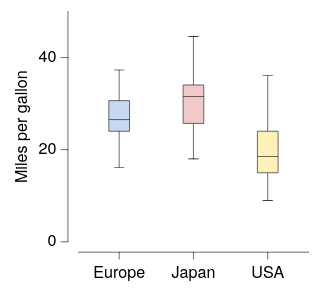

Express this chart as Vega-Lite.
### Vega-Lite specification from a JSON file in a GitHub repository (floating-point values rounded to 4 significant figures; data arrays with more than 128 entries replaced by an {"elided": "..."} marker saying what was removed)
{"background": null, "config": {"arc": {"fill": "#DBDBDB", "fillOpacity": 1.0, "innerRadius": 25.0, "padAngle": 0.03, "stroke": "black", "strokeOpacity": 1, "strokeWidth": 0.25}, "area": {"fill": "#DBDBDB", "fillOpacity": 1.0, "stroke": "black", "strokeOpacity": 1, "strokeWidth": 0.25}, "axis": {"domain": true, "domainCap": "round", "domainColor": "black", "domainWidth": 0.25, "grid": false, "gridCap": "round", "gridColor": "#F1F1F1", "gridDash": [0, 0], "gridOpacity": 1.0, "gridWidth": 0.25, "labelColor": "black", "labelFont": "HelveticaNeue", "labelFontSize": 7, "labelFontStyle": "normal", "labelFontWeight": 400, "offset": 4.5, "ticks": true, "tickCap": "round", "tickColor": "black", "tickRound": false, "tickSize": 3, "tickWidth": 0.25, "titleColor": "black", "titleFont": "HelveticaNeue", "titleFontSize": 7, "titleFontStyle": "normal", "titleFontWeight": 400}, "axisX": {"domain": true, "labelAlign": "center", "labelAngle": 0, "labels": true, "ticks": true, "translate": 0}, "axisY": {"domain": true, "labelAlign": "right", "labelAngle": 0, "labels": true, "ticks": true, "translate": 0}, "axisRight": {"domain": true, "labelAlign": "left", "labelAngle": 0, "labels": true, "ticks": true, "translate": 0}, "axisTop": {"domain": true, "labelAlign": "center", "labelAngle": 0, "labels": true, "ticks": true, "translate": 0}, "axisBand": {"tickOffset": 0}, "bar": {"fill": "#DBDBDB", "fillOpacity": 1.0, "stroke": "black", "strokeOpacity": 1, "strokeWidth": 0.25}, "boxplot": {"size": 9.0, "ticks": {"cornerRadius": 0.25, "fill": "black", "size": 4.5, "thickness": 0.25}, "box": {"fillOpacity": 1.0, "stroke": "black", "strokeOpacity": 1, "strokeWidth": 0.25}, "median": {"fill": "black", "fillOpacity": 1.0, "size": 9.0, "thickness": 0.25}, "rule": {"fill": "black", "fillOpacity": 1.0, "size": 10.0, "stroke": "black", "strokeDash": [0, 0], "strokeOpacity": 1, "strokeWidth": 0.25}, "outliers": {"color": "black", "fill": "black", "fillOpacity": 1.0, "size": 0, "stroke": "black", "strokeOpacity": 1, "strokeWidth": 0.25}}, "circle": {"fill": "black", "fillOpacity": 1.0, "size": 0.5, "stroke": null, "strokeOpacity": 1, "strokeWidth": 0.25}, "errorband": {"band": {"fillOpacity": 0.6, "stroke": null, "strokeWidth": 0.25, "strokeOpacity": 1}, "borders": {"opacity": 0, "strokeOpacity": 0.25, "strokeWidth": 1}}, "errorbar": {"opacity": 1, "rule": {"strokeDash": [0, 0], "strokeWidth": 0.5}, "ticks": {"color": "black", "cornerRadius": 0.25, "opacity": 1, "size": 6.0, "thickness": 0.5}, "thickness": 0.5}, "font": "HelveticaNeue", "geoshape": {"fill": "#DBDBDB", "fillOpacity": 1.0, "stroke": "black", "strokeOpacity": 1, "strokeWidth": 0.25}, "header": {"labelColor": "black", "labelFont": "HelveticaNeue", "labelFontSize": 7, "labelFontStyle": "normal", "labelFontWeight": 400, "titleColor": "black", "titleFont": "HelveticaNeue", "titleFontSize": 7, "titleFontStyle": "normal", "titleFontWeight": 400, "titlePadding": 0}, "legend": {"disable": false, "offset": 4.5, "gradientLength": 50.0, "gradientThickness": 5.0, "gradientOpacity": 1.0, "gradientStrokeColor": "black", "gradientStrokeWidth": 0.25, "labelColor": "black", "labelFont": "HelveticaNeue", "labelFontSize": 7, "labelFontStyle": "normal", "labelFontWeight": 400, "strokeColor": "black", "strokeWidth": 0, "symbolSize": 42, "symbolStrokeColor": "black", "symbolStrokeWidth": 0.25, "titleColor": "black", "titleFont": "HelveticaNeue", "titleFontSize": 7, "titleFontStyle": "normal", "titleFontWeight": 400}, "line": {"color": "black", "stroke": "black", "strokeCap": "round", "strokeDash": [0, 0], "strokeOpacity": 1, "strokeWidth": 0.375}, "point": {"filled": true, "fill": "#DBDBDB", "fillOpacity": 1.0, "size": 5.0, "stroke": "black", "strokeOpacity": 1, "strokeWidth": 0.25}, "range": {"category": ["#C6D9F1", "#F1C9CB", "#FEF0B9", "#CEE37A", "#7AA8E0", "#E589A3", "#FDDD5D", "#68B961", "#4177B1", "#C35082", "#E5C227", "#438156"], "diverging": {"scheme": ["#C35082", "#CE6D94", "#D989A7", "#E2A4BA", "#EABFCE", "#F1DBE2", "#F6F6F6", "#D7E0EB", "#B9CBE0", "#9BB6D5", "#7DA1C9", "#5F8CBD", "#4177B1"]}, "heatmap": {"scheme": ["#DFE9F7", "#C6D9F1", "#ADC8EC", "#94B8E6", "#7AA8E0", "#6097DA", "#4D87CA", "#4177B1", "#386898", "#2F597F", "#264A69", "#1D3A58"]}, "ordinal": {"scheme": ["#F1F1F1", "#DBDBDB", "#C6C6C6", "#B2B2B2", "#9D9D9D", "#898989", "#767676", "#636363", "#515151", "#404040", "#2F2F2F", "#1F1F1F"]}, "ramp": {"scheme": ["#DFE9F7", "#C6D9F1", "#ADC8EC", "#94B8E6", "#7AA8E0", "#6097DA", "#4D87CA", "#4177B1", "#386898", "#2F597F", "#264A69", "#1D3A58"]}}, "rule": {"color": "black", "stroke": "black", "strokeCap": "round", "strokeDash": [2, 2], "strokeOpacity": 1, "strokeWidth": 0.25}, "scale": {"bandPaddingInner": 0.1, "bandPaddingOuter": 0.1, "round": false}, "rect": {"fill": "#DBDBDB", "fillOpacity": 1.0, "stroke": "black", "strokeOpacity": 1, "strokeWidth": 0.25}, "square": {"fill": "#DBDBDB", "fillOpacity": 1.0, "size": 10.0, "stroke": "black", "strokeOpacity": 1, "strokeWidth": 0.25}, "text": {"color": "black", "font": "HelveticaNeue", "fontSize": 7, "fontStyle": "normal", "fontWeight": 400}, "title": {"anchor": "middle", "frame": "group", "color": "black", "font": "HelveticaNeue", "fontSize": 7, "fontStyle": "normal", "fontWeight": 400, "subtitleColor": "black", "subtitleFont": "HelveticaNeue", "subtitleFontSize": "HelveticaNeue", "subtitleFontStyle": "normal", "subtitleFontWeight": 400}, "view": {"continuousWidth": 100, "continuousHeight": 100, "discreteWidth": 100, "discreteHeight": 100, "fill": null, "stroke": null, "strokeWidth": 0.25}}, "data": {"name": "data-84942684f44a0939f6e50b33ec91a880"}, "mark": {"type": "boxplot"}, "encoding": {"color": {"field": "Origin", "legend": null, "type": "nominal"}, "x": {"field": "Origin", "title": null, "type": "nominal"}, "y": {"field": "Miles_per_Gallon", "title": "Miles per gallon", "type": "quantitative"}}, "$schema": "https://vega.github.io/schema/vega-lite/v6.4.1.json", "datasets": {"data-84942684f44a0939f6e50b33ec91a880": {"elided": "398 records"}}}
